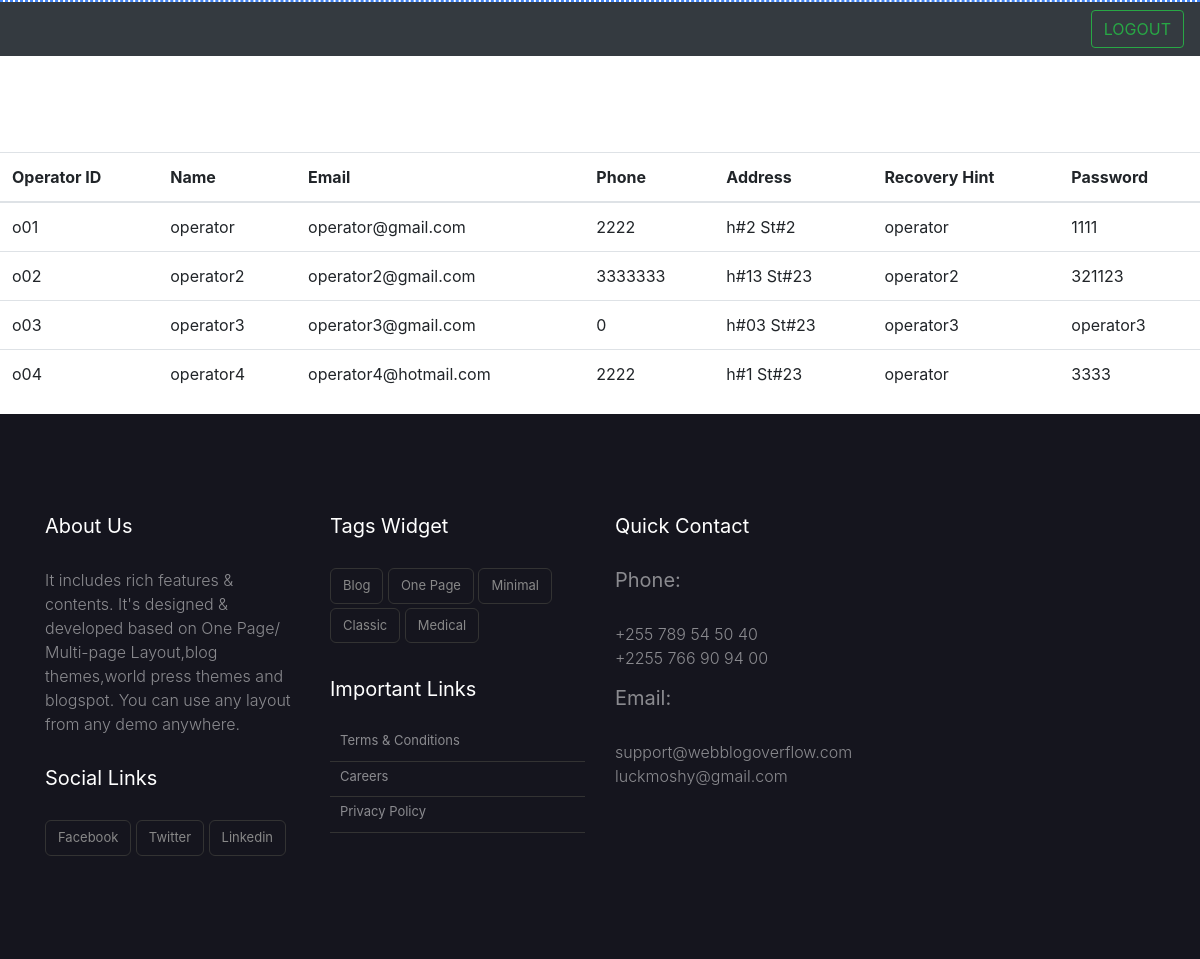
The page /viewoperator.php on the database its author committed.
### tables this page shows
CREATE TABLE `dataentryoperator` (
  `id` int(11) NOT NULL,
  `operatorid` varchar(50) NOT NULL,
  `name` varchar(50) NOT NULL,
  `email` varchar(50) NOT NULL,
  `phone` int(11) NOT NULL,
  `address` varchar(50) NOT NULL,
  `hintanswer` varchar(50) NOT NULL,
  `password` varchar(50) NOT NULL
);

### viewoperator.php (the view, shortened to what this page needs)
<?php
  require("connect.php");
?>
<!DOCTYPE html>
<html>
    <head>
        <link href="//maxcdn.bootstrapcdn.com/bootstrap/4.1.1/css/bootstrap.min.css" rel="stylesheet" id="bootstrap-css">
        <link href="../../css/editor.css" rel="stylesheet">
        <link href="carousel.css" rel="stylesheet">
    </head>
    <body>
<header>
  <nav class="navbar navbar-expand-md navbar-dark bg-dark">
    <div class="collapse navbar-collapse" id="navbarCollapse">
      <form action="login.php" method="post" class="form-inline mt-2 mt-md-0">
      <button class="btn btn-outline-success my-2 my-sm-0" type="submit">LOGOUT</button>
      </form>
    </div>
  </nav>
</header>
    <table class="table" style="">
                    <thead>
                        <tr>
                            <th>Operator ID</th>
                            <th>Name</th>
                            <th>Email</th>
                            <th>Phone</th>
                            <th>Address</th>
                            <th>Recovery Hint</th>
                            <th>Password</th>
                        </tr>
                    </thead>
                    <tbody>
                        <?php
                            $query = " SELECT * FROM `dataentryoperator`  ";
                            $data = mysqli_query($con,$query);
                            if($data)
                                {
                                    while ($row = $data->fetch_assoc())
                                        {
                                            echo "<tr><td> ". $row["operatorid"]. " </td><td> ". $row["name"]. "
                                            </td><td> ". $row["email"]. "</td><td> ". $row["phone"]. "
                                            </td><td> ". $row["address"]. "</td><td> ". $row["hintanswer"]. "
                                            </td><td> ". $row["password"]. "</td></tr> <br> ";
                                        }
                                }
                            else {"ERROR";}
                        ?>
                    </tbody>
                </table>
    </body>
</html>
<?php include("footer.php"); ?>

### footer.php (shortened to what this page needs)
<!DOCTYPE html>
<html>
<head>
</head>
    <body>
    <footer class="kilimanjaro_area">
        <div class="foo_top_header_one section_padding_100_70">
            <div class="container">
                <div class="row">
                    <div class="col-12 col-md-6 col-lg-3">
                        <div class="kilimanjaro_part">
                            <h5>About Us</h5>
                            <p>It includes rich features & contents. It's designed & developed based on One Page/ Multi-page Layout,blog themes,world press themes and blogspot. You can use any layout from any demo anywhere.</p>
                        </div>
                        <div class="kilimanjaro_part m-top-15">
                            <h5>Social Links</h5>
                            <ul class="kilimanjaro_social_links">
                                <li><a href="#"><i class="fa fa-facebook" aria-hidden="true"></i> Facebook</a></li>
                                <li><a href="#"><i class="fa fa-twitter" aria-hidden="true"></i> Twitter</a></li>
                                <li><a href="#"><i class="fa fa-linkedin" aria-hidden="true"></i> Linkedin</a></li>
                            </ul>
                        </div>
                    </div>
                    <div class="col-12 col-md-6 col-lg-3">
                        <div class="kilimanjaro_part">
                            <h5>Tags Widget</h5>
                            <ul class=" kilimanjaro_widget">
                                <li><a href="#">Blog</a></li>
                                <li><a href="#">One Page</a></li>
                                <li><a href="#">Minimal</a></li>
                                <li><a href="#">Classic</a></li>
                                <li><a href="#">Medical</a></li>
                            </ul>
                        </div>
                        <div class="kilimanjaro_part m-top-15">
                            <h5>Important Links</h5>
                            <ul class="kilimanjaro_links">
                                <li><a href="#"><i class="fa fa-angle-right" aria-hidden="true"></i>Terms & Conditions</a></li>
                                <li><a href="#"><i class="fa fa-angle-right" aria-hidden="true"></i>Careers</a></li>
                                <li><a href="#"><i class="fa fa-angle-right" aria-hidden="true"></i>Privacy Policy</a></li>
                            </ul>
                        </div>
                    </div>
                    <div class="col-12 col-md-6 col-lg-3">
                        <div class="kilimanjaro_part">
                            <h5>Quick Contact</h5>
                            <div class="kilimanjaro_single_contact_info">
                                <h5>Phone:</h5>
                                <p>+255 789 54 50 40 <br> +2255 766 90 94 00</p>
                            </div>
                            <div class="kilimanjaro_single_contact_info">
                                <h5>Email:</h5>
                                <p>support@webblogoverflow.com <br> luckmoshy@gmail.com</p>
                            </div>
                        </div>
                    </div>
                </div>
            </div>
        </div>
    </footer>
    </body>
</html>

### footer.php (style rules this page uses)
.foo_top_header_one { background-color: #15151e; color: #fff; }
.section_padding_100_70 { padding-top: 100px; padding-bottom: 70px; }
.foo_top_header_one { color: #fff; }
.kilimanjaro_part { margin-bottom: 30px; }
.foo_top_header_one .kilimanjaro_part > h5 { color: #fff; }
.kilimanjaro_part h4, .kilimanjaro_part h5 { margin-bottom: 30px; }
.kilimanjaro_single_contact_info > p, .kilimanjaro_single_contact_info > h5, .kilimanjaro_blog_area > a, .foo_top_header_one .kilimanjaro_part > p { color: rgba(255,255,255,.5); }
p, ul li, ol li { font-weight: 300; }
ul { margin: 0; padding: 0; }
a, h1, h2, h3, h4, h5, h6 { font-weight: 400; }
.m-top-15 { margin-top: 15px; }
.kilimanjaro_widget > li { display: inline-block; }
ol li, ul li { list-style: outside none none; }
.kilimanjaro_widget a { border: 1px solid #333; border-radius: 6px; color: #888; display: inline-block; font-size: 13px; margin-bottom: 4px; padding: 7px 12px; }
.kilimanjaro_links a { border-bottom: 1px solid #333; color: rgba(255,255,255,.5); display: block; font-size: 13px; margin-bottom: 5px; padding-bottom: 10px; }
.kilimanjaro_links a { color: rgba(255,255,255,.5); font-size: 13px; }
.kilimanjaro_social_links > li { display: inline-block; }
.kilimanjaro_social_links a { border: 1px solid #333; border-radius: 6px; color: #888; display: inline-block; font-size: 13px; margin-bottom: 3px; padding: 7px 12px; }
.kilimanjaro_links a i { padding-right: 10px; }

### rows shown on the page
dataentryoperator: operatorid "o01", name "operator", email "operator@gmail.com", phone "2222", address "h#2 St#2", hintanswer "operator", password "1111"
dataentryoperator: operatorid "o02", name "operator2", email "operator2@gmail.com", phone "3333333", address "h#13 St#23", hintanswer "operator2", password "321123"
dataentryoperator: operatorid "o03", name "operator3", email "operator3@gmail.com", phone "0", address "h#03 St#23", hintanswer "operator3", password "operator3"
dataentryoperator: operatorid "o04", name "operator4", email "operator4@hotmail.com", phone "2222", address "h#1 St#23", hintanswer "operator", password "3333"
